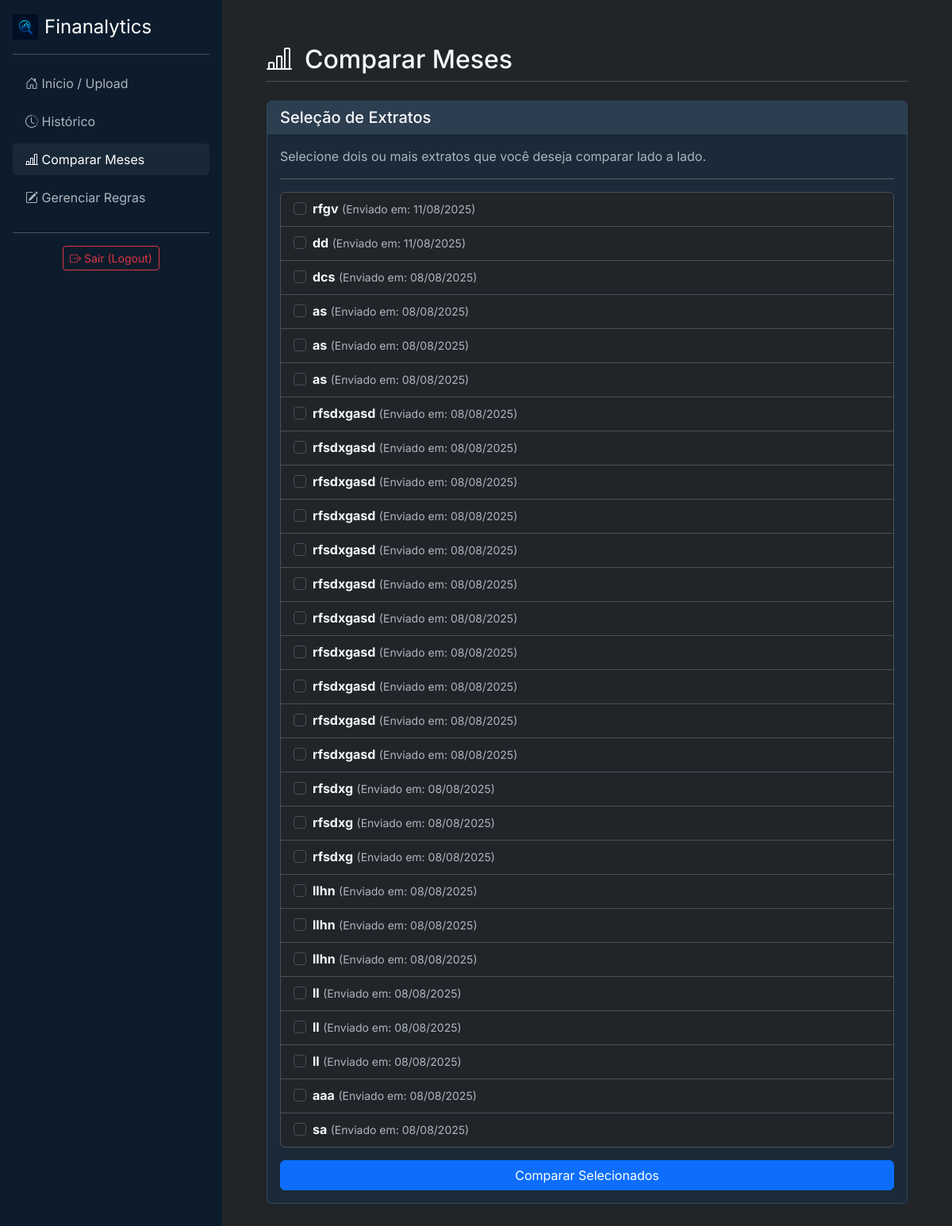
/comparar/ (signed in), run on an earlier commit of the app's database.
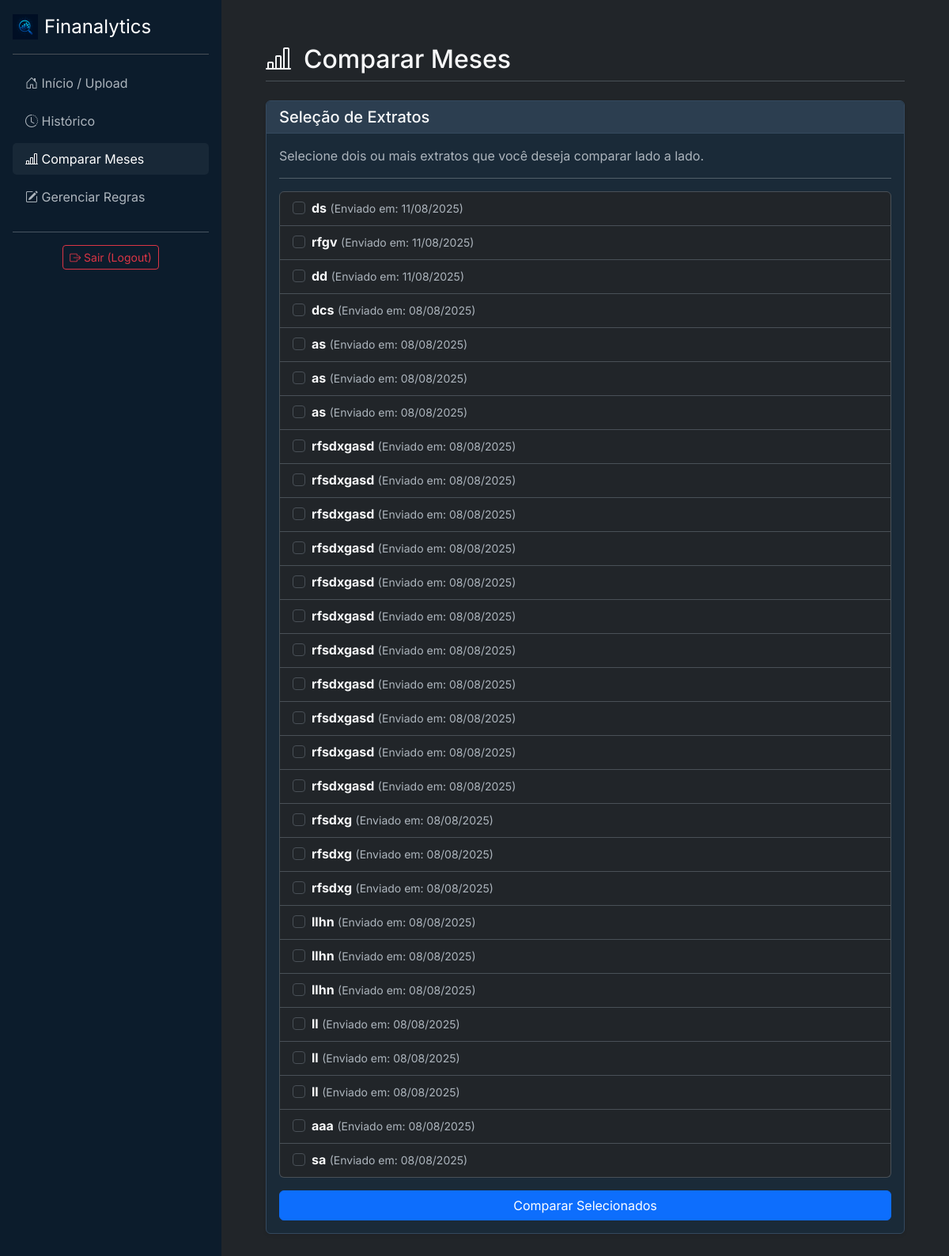
And on a later commit of the database.
### analisador/models.py (models this page shows, shortened)
class Extrato(models.Model):
    usuario = models.ForeignKey(User, on_delete=models.CASCADE)
    mes_referencia = models.CharField(max_length=50, help_text="Ex: Julho/2025")
    data_upload = models.DateTimeField(auto_now_add=True) # Salva a data do upload automaticamente

### analisador/views.py (the view, shortened to what this page needs)
# urls.py: path('comparar/', views.comparar_extratos, name='comparar'),
@login_required
def comparar_extratos(request):
    extratos = Extrato.objects.filter(usuario=request.user).order_by('-data_upload')
    contexto = {
        'extratos': extratos,
        'active_page': 'comparar'
    }
    return render(request, 'analisador/comparar.html', contexto)

### analisador/templates/analisador/comparar.html (shortened to what this page needs)
{% extends 'analisador/base.html' %}
{% block content %}
    <div class="d-flex justify-content-between align-items-center mb-4 pb-2 border-bottom">
        <h1 class="h2 mb-0"><i class="bi bi-bar-chart-line me-3"></i>Comparar Meses</h1>
    </div>
    <div class="card shadow-sm">
        <div class="card-header">
            <h5 class="card-title mb-0">Seleção de Extratos</h5>
        </div>
        <div class="card-body">
            <p class="card-text text-muted">Selecione dois ou mais extratos que você deseja comparar lado a lado.</p>
            <hr>
            <form method="POST">
                {% if extratos %}
                    <ul class="list-group mb-3">
                        {% for extrato in extratos %}
                            <li class="list-group-item">
                                <div class="form-check">
                                    <input class="form-check-input" type="checkbox" name="extratos_selecionados" value="{{ extrato.id }}" id="extrato-{{ extrato.id }}">
                                    <label class="form-check-label" for="extrato-{{ extrato.id }}">
                                        <strong>{{ extrato.mes_referencia }}</strong>
                                        <small class="text-muted">(Enviado em: {{ extrato.data_upload|date:"d/m/Y" }})</small>
                                    </label>
                                </div>
                            </li>
                        {% endfor %}
                    </ul>
                    <button type="submit" class="btn btn-primary w-100">Comparar Selecionados</button>
                {% else %}
                    <p class="text-center text-muted">Você precisa ter pelo menos dois extratos enviados para poder comparar. <a href="{% url 'home' %}">Faça um novo upload</a>.</p>
                {% endif %}
            </form>
        </div>
    </div>
{% endblock %}

What changed in the data, as far as the page shows it:
added Extrato: mes_referencia "ds", data_upload "11/08/2025"
